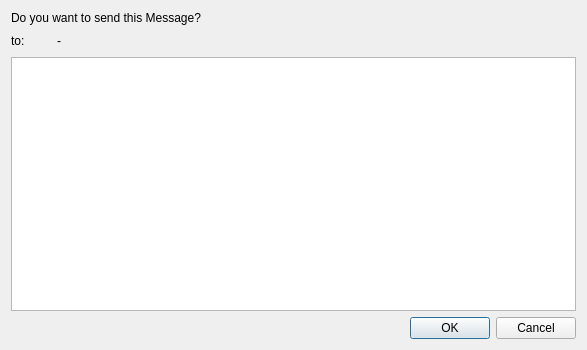
<?xml version="1.0" encoding="UTF-8"?>
<ui version="4.0">
 <class>MailContent</class>
 <widget class="QDialog" name="MailContent">
  <property name="geometry">
   <rect>
    <x>0</x>
    <y>0</y>
    <width>587</width>
    <height>350</height>
   </rect>
  </property>
  <property name="minimumSize">
   <size>
    <width>580</width>
    <height>350</height>
   </size>
  </property>
  <property name="windowTitle">
   <string>Mail</string>
  </property>
  <layout class="QVBoxLayout" name="verticalLayout_2">
   <item>
    <layout class="QVBoxLayout" name="verticalLayout">
     <item>
      <widget class="QLabel" name="label_3">
       <property name="text">
        <string>Do you want to send this Message?</string>
       </property>
      </widget>
     </item>
     <item>
      <layout class="QHBoxLayout" name="horizontalLayout">
       <item>
        <widget class="QLabel" name="label">
         <property name="maximumSize">
          <size>
           <width>20</width>
           <height>16777215</height>
          </size>
         </property>
         <property name="text">
          <string>to:</string>
         </property>
        </widget>
       </item>
       <item>
        <spacer name="horizontalSpacer">
         <property name="orientation">
          <enum>Qt::Horizontal</enum>
         </property>
         <property name="sizeType">
          <enum>QSizePolicy::Fixed</enum>
         </property>
         <property name="sizeHint" stdset="0">
          <size>
           <width>20</width>
           <height>20</height>
          </size>
         </property>
        </spacer>
       </item>
       <item>
        <widget class="QLabel" name="toCustomer">
         <property name="text">
          <string>-</string>
         </property>
        </widget>
       </item>
      </layout>
     </item>
     <item>
      <widget class="QPlainTextEdit" name="mailTextEdit"/>
     </item>
     <item>
      <widget class="QDialogButtonBox" name="buttonBox">
       <property name="orientation">
        <enum>Qt::Horizontal</enum>
       </property>
       <property name="standardButtons">
        <set>QDialogButtonBox::Cancel|QDialogButtonBox::Ok</set>
       </property>
      </widget>
     </item>
    </layout>
   </item>
  </layout>
 </widget>
 <resources/>
 <connections>
  <connection>
   <sender>buttonBox</sender>
   <signal>accepted()</signal>
   <receiver>MailContent</receiver>
   <slot>accept()</slot>
   <hints>
    <hint type="sourcelabel">
     <x>248</x>
     <y>254</y>
    </hint>
    <hint type="destinationlabel">
     <x>157</x>
     <y>274</y>
    </hint>
   </hints>
  </connection>
  <connection>
   <sender>buttonBox</sender>
   <signal>rejected()</signal>
   <receiver>MailContent</receiver>
   <slot>reject()</slot>
   <hints>
    <hint type="sourcelabel">
     <x>316</x>
     <y>260</y>
    </hint>
    <hint type="destinationlabel">
     <x>286</x>
     <y>274</y>
    </hint>
   </hints>
  </connection>
 </connections>
</ui>
